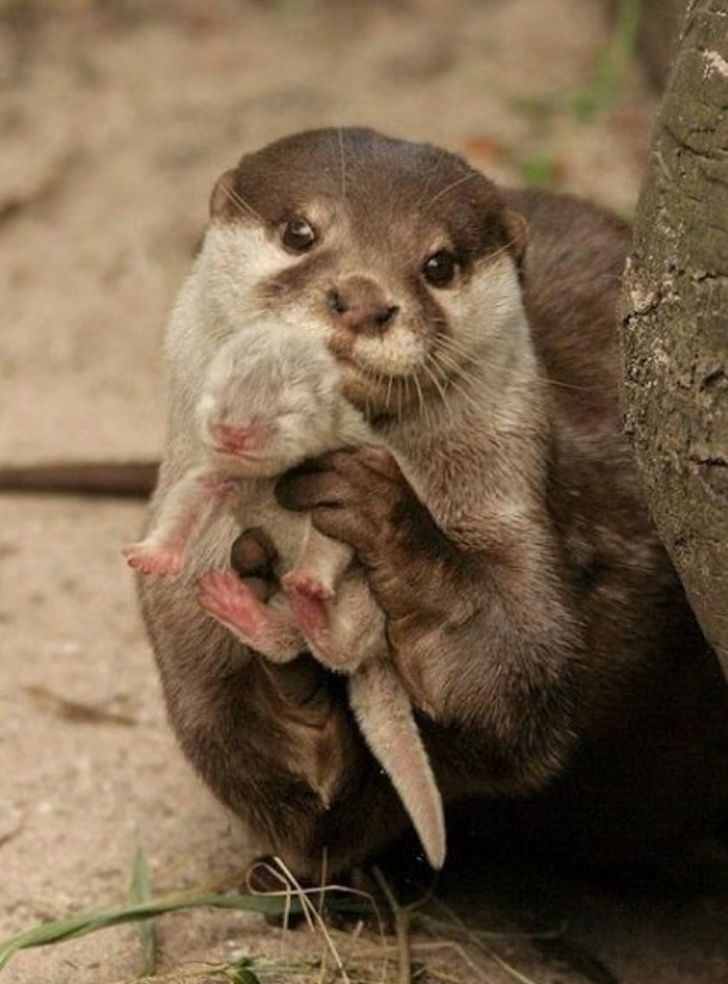
#> input picture Lab6/img.jpg, 728 x 984 px; its folder holds 5 pictures in this run
$ python main.py
#> lines starting #> are read from the running program, lines starting #| are printed output that depends on the picture
import numpy as np
import matplotlib.pyplot as plt
import os
import time
import cv2 as cv2


def read_image(path):
    # read image and convert it to numpy array
#> called with path = 'img.jpg'
    img = plt.imread(path)
#> img is the input picture: shape (984, 728, 3); mean R, G, B 119.8, 99.1, 75.2
    return img


def show_image(img, title='output', cmap=None):
    plt.figure(figsize=(img.shape[1]/100, img.shape[0]/100), dpi=70)
    plt.imshow(img, cmap='gray')
    plt.axis('off')
    plt.subplots_adjust(top=1, bottom=0, right=1, left=0, hspace=0, wspace=0)
    plt.imsave(f'{title}.png', img, cmap='gray')


def fourier_transform(img):
    # compute the 2D fourier transform of the image
    img_fourier_r = np.fft.fftshift(np.fft.fft2(img[:, :, 0]))
    img_fourier_g = np.fft.fftshift(np.fft.fft2(img[:, :, 1]))
    img_fourier_b = np.fft.fftshift(np.fft.fft2(img[:, :, 2]))

    img_fourier = np.stack([img_fourier_r, img_fourier_g, img_fourier_b], axis=2)

    # split to abs and phase
    abs_fourier = np.abs(img_fourier)
    phase_fourier = np.angle(img_fourier)

    abs_fourier_log = np.log(abs_fourier + 1)
    # normalize the abs_fourier_log

    min_val = np.min(abs_fourier_log)
    scale_factor = (np.max(abs_fourier_log) - np.min(abs_fourier_log))
    abs_fourier_log = (abs_fourier_log - min_val) / scale_factor

    return abs_fourier_log, phase_fourier, min_val, scale_factor


def restore_image(abs_fourier_log, phase_fourier, min_val, scale_factor):
    # restore the image from the fourier transform
    abs_fourier = np.exp(abs_fourier_log * scale_factor + min_val)
    img_fourier = abs_fourier * np.exp(1j * phase_fourier)

    img_restored_r = abs(np.fft.ifft2(np.fft.ifftshift(img_fourier[:, :, 0])))
    img_restored_g = abs(np.fft.ifft2(np.fft.ifftshift(img_fourier[:, :, 1])))
    img_restored_b = abs(np.fft.ifft2(np.fft.ifftshift(img_fourier[:, :, 2])))

    img_restored = np.stack([img_restored_r, img_restored_g, img_restored_b], axis=2)


    img_restored = np.clip(img_restored, 0, 1)
    return img_restored


# [13 lines of commented-out code are left out]


### TASK 2

img = read_image('img.jpg')
img_bw = np.mean(img, axis=2)
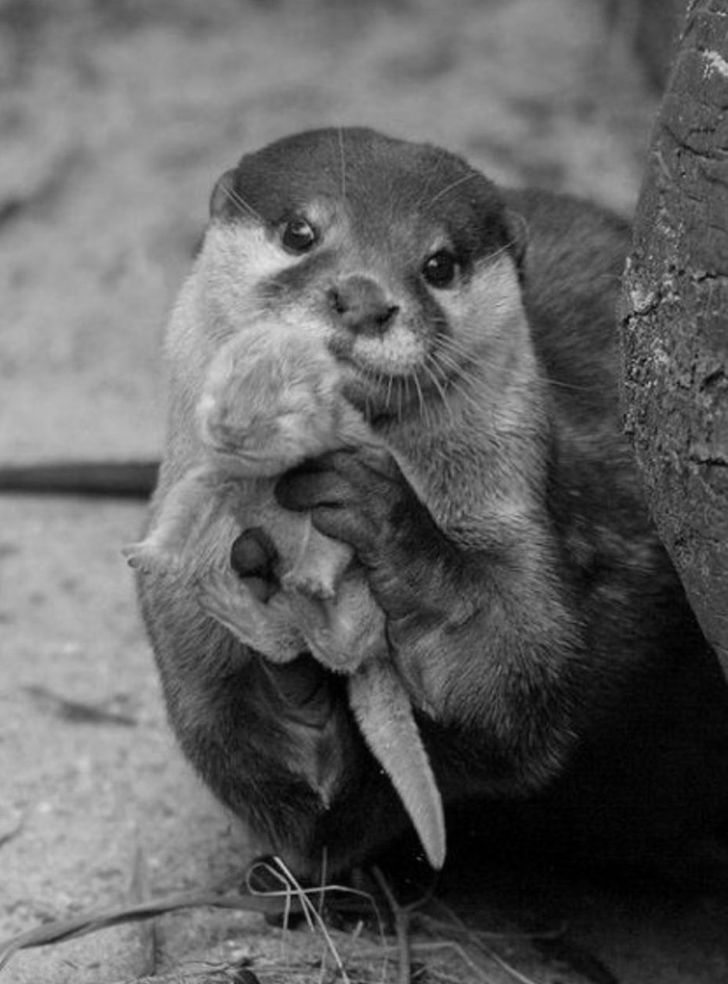
#> img_bw: shape (984, 728) float64; min 0, max 224.7, mean 98

show_image(img_bw, 'bw')

# [33 lines of commented-out code are left out]
mask_x = np.array([[-1, -1, -1], [-1, 9, -1], [-1, -1, -1]])

img_transformed = cv2.filter2D(img_bw, -1, mask_x)
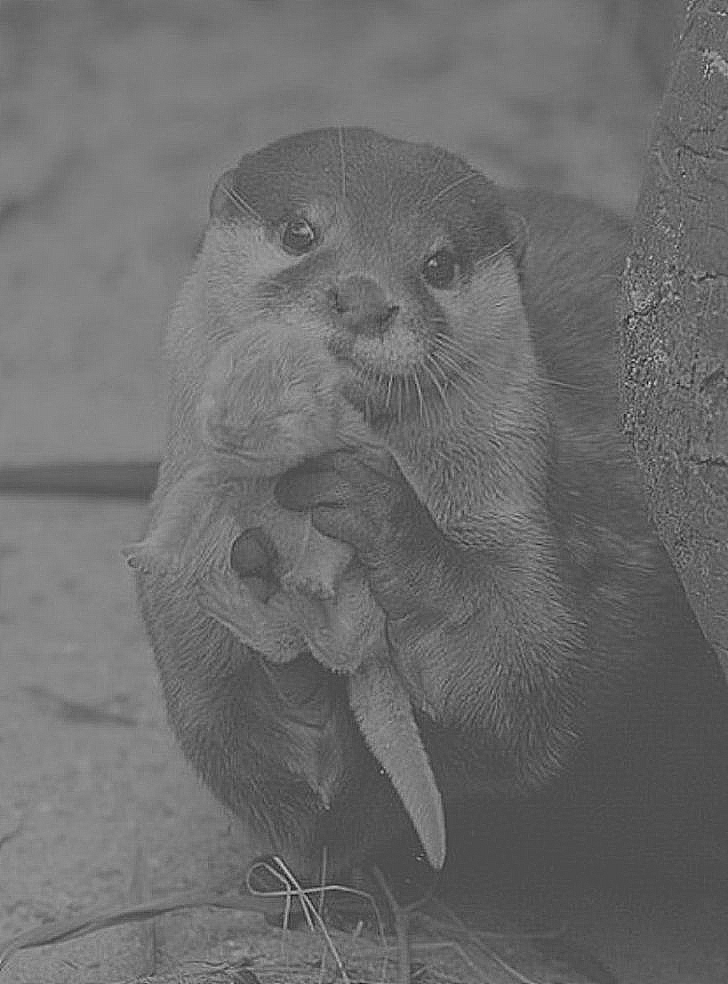
#> img_transformed: shape (984, 728) float64; min -231, max 537, mean 98; drawn with min black and max white
show_image(img_transformed, 'edge_x')

plt.show()
